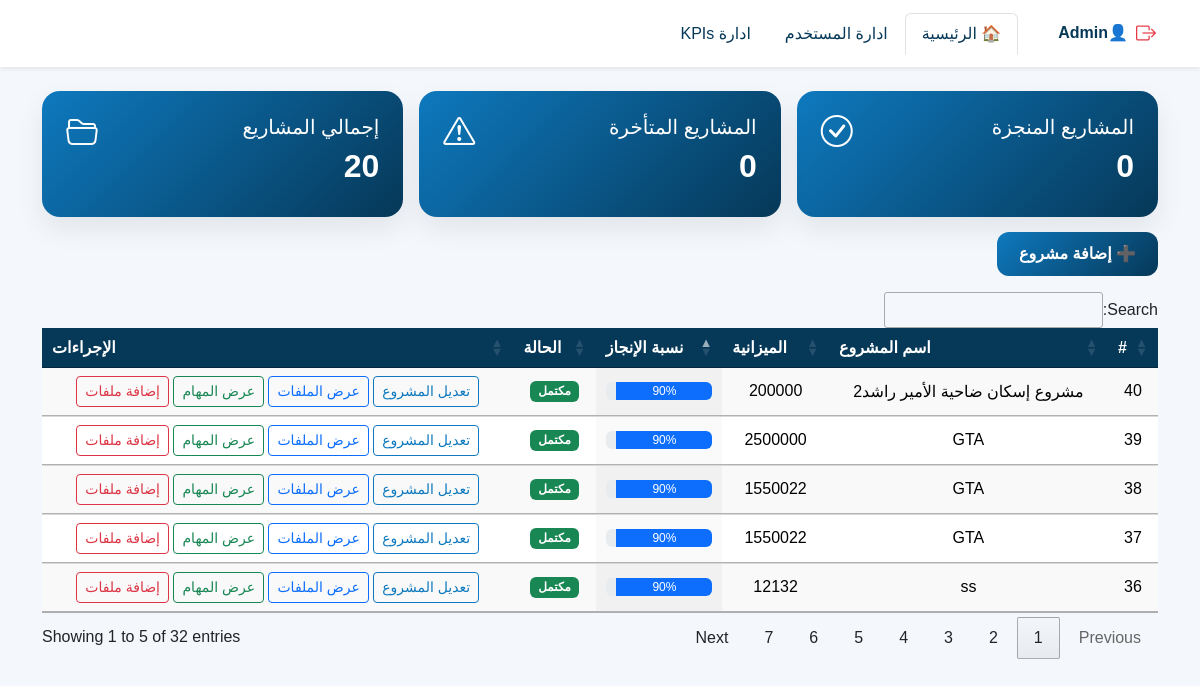
Screenshot of /dashbord.php (signed in) with the database file from the repository.
### tables this page shows
CREATE TABLE IF NOT EXISTS `assigned_projects` (
  `id` int NOT NULL AUTO_INCREMENT,
  `project_id` int NOT NULL,
  `file_id` int NOT NULL,
  `created_at` datetime DEFAULT CURRENT_TIMESTAMP,
  `created_by` int DEFAULT NULL,
  `updated_at` datetime DEFAULT CURRENT_TIMESTAMP ON UPDATE CURRENT_TIMESTAMP,
  PRIMARY KEY (`id`),
  KEY `fk_assigned_project` (`project_id`),
  KEY `fk_assigned_file` (`file_id`),
  KEY `fk_assigned_created_by` (`created_by`)
);

CREATE TABLE IF NOT EXISTS `projects` (
  `id` int NOT NULL AUTO_INCREMENT,
  `projectName` varchar(255) NOT NULL,
  `budgetProject` varchar(255) NOT NULL,
  `created_at` datetime NOT NULL,
  `created_by` int NOT NULL,
  `updated_at` datetime NOT NULL,
  PRIMARY KEY (`id`)
);

### controller/ProjectsController.php (called while the page is built, shortened)
<?php
if($_SESSION['role']==="admin"){
$sqlselect = "SELECT p.id AS project_id, ap.id AS assign_project_id , p.projectName,p.budgetProject,
    f.id AS file_id,f.name_file,f.path_file,f.created_at FROM projects p
    JOIN assigned_projects ap ON p.id=ap.project_id
LEFT JOIN files f ON p.id = f.assigned_project_id  ORDER BY p.id DESC  ";
$result = mysqli_query($conn, $sqlselect);
}
if($_SESSION['role']==="admin"){
$quaryNumRowsProject="SELECT COUNT(*)AS TOTAL FROM `projects`";
$resultNumRowsProject=mysqli_query($conn,$quaryNumRowsProject);
$numProjects = mysqli_fetch_assoc($resultNumRowsProject);
$totalProjects = $numProjects['TOTAL'];
}
?>

### view/ViewDashbord.php (the view, shortened to what this page needs)
<div class="container mt-4">
  <div class="row g-3">
    <div class="col-md-4">
      <div class="card-metric">
        <div class="d-flex justify-content-between align-items-center">
          <h5>المشاريع المنجزة</h5>
          <i class="bi bi-check-circle fs-2"></i>
        </div>
        <h2>0</h2>
      </div>
    </div>
    <div class="col-md-4">
      <div class="card-metric">
        <div class="d-flex justify-content-between align-items-center">
          <h5>المشاريع المتأخرة</h5>
          <i class="bi bi-exclamation-triangle fs-2"></i>
        </div>
        <h2>0</h2>
      </div>
    </div>
    <div class="col-md-4">
      <div class="card-metric">
        <div class="d-flex justify-content-between align-items-center">
          <h5>إجمالي المشاريع</h5>
          <i class="bi bi-folder2-open fs-2"></i>
        </div>
        <h2><?php echo $totalProjects; ?></h2>
      </div>
    </div>
  </div>
  <?php if ($_SESSION['role'] === 'admin') { ?>
    <div class="top-button">
      <button class="btn-blue" data-bs-toggle="modal" data-bs-target="#addProjectModal">
        ➕ إضافة مشروع
      </button>
    </div>
  <?php } ?>
  <div class="table-responsive mt-3">
    <table id="example" class="table table-hover align-middle text-center display">
      <thead>
        <tr>
          <th>#</th>
          <th>اسم المشروع</th>
          <th>الميزانية</th>
          <th>نسبة الإنجاز</th>
          <th>الحالة</th>
          <th>الإجراءات</th>
        </tr>
      </thead>
      <tbody>
        <tr>
          <?php if (mysqli_num_rows($result) > 0) { ?>
            <?php while ($row = mysqli_fetch_assoc($result)) { ?>
              <td><?php echo $row['project_id']; ?></td>
              <td><?php echo $row['projectName']; ?></td>
              <td><?php echo $row['budgetProject']; ?></td>
              <td>
                <div class="progress" style="height: 18px;">
                  <div class="progress-bar" style="width: 90%;">90%</div>
                </div>
              </td>
              <td>
                <span class="badge bg-success">مكتمل</span>
              </td>
              <td>
                <?php if ($_SESSION['role'] === 'admin') { ?>
                  <a href="dashbord.php?edit_id_project=<?= $row['project_id']; ?>" class="btn btn-sm btn-outline-info">
                    تعديل المشروع
                  </a>
                <?php } ?>
                <button class="btn btn-sm btn-outline-primary" data-bs-toggle="modal"
                  data-bs-target="#attachmentsModal<?= $row['project_id']; ?>">
                  عرض الملفات
                </button>
                <a href="project.php?assign_project_id=<?= $row['assign_project_id']; ?>"
                  class="btn btn-sm btn-outline-success">
                  عرض المهام
                </a>
                <?php if ($_SESSION['role'] === 'admin') { ?>
                  <a href="file.php?project_id=<?= $row['project_id']; ?>" class="btn btn-sm btn-outline-danger">
                    إضافة ملفات
                  </a>
                <?php } ?>
              </td>
            </tr>
          <?php } ?>
        <?php } ?>
      </tbody>
    </table>
  </div>
  <?php include "ViewEditProject.php" ?>

### dashbord.php (shortened to what this page needs)
<?php
include "include/config.php";
include "controller/ProjectsController.php";
?>
<html lang="en">
<head>
  <?php include "header/include.php" ?>
</head>
<body>
    <?php include "view/ViewNavbar.php" ?>
  <?php include "view/ViewDashbord.php" ?>
</body>
</html>

### header/include.php (shortened to what this page needs)
<link rel="stylesheet" href="https://cdn.jsdelivr.net/npm/bootstrap@5.3.2/dist/css/bootstrap.min.css">
<link rel="stylesheet" href="https://cdn.jsdelivr.net/npm/bootstrap-icons@1.11.1/font/bootstrap-icons.css">
<link rel="stylesheet" href="https://cdn.jsdelivr.net/npm/bootstrap-icons@1.11.1/font/bootstrap-icons.css">
    <link rel="stylesheet" href="https://cdn.datatables.net/1.11.5/css/jquery.dataTables.min.css">
    <link rel="stylesheet" href="https://cdn.datatables.net/buttons/2.2.2/css/buttons.dataTables.min.css">
<link rel="stylesheet" href="css/StyleCssNavbar.css">
<link rel="stylesheet" href="css/StyleCssAddNewUser.css">
<link rel="stylesheet" href="css/StyleCssDashbord.css">
<link rel="stylesheet" href="css/StyleCssTable.css">

### view/ViewNavbar.php (shortened to what this page needs)
<?php
$currentPage = basename($_SERVER['PHP_SELF']);
$role = $_SESSION['role'];
?>
<nav class="navbar navbar-expand-lg navbar-light bg-white shadow-sm sticky-top">
  <div class="container-fluid">
    <div class="d-flex align-items-center me-auto gap-2">
      <a href="logout.php"><i class="bi bi-box-arrow-right fs-5" style="color:#e63946; cursor:pointer"></i></a>
      <span class="fw-bold" style="color:#063858">👤<?= $_SESSION['userName'];?></span>
    </div>
    <div class="collapse navbar-collapse" id="navbarTabs">
      <ul class="nav nav-tabs ms-auto" style="border-bottom:none;">
        <?php if ($role == 'admin') { ?>
          <li class="nav-item">
            <a class="nav-link <?php echo ($currentPage == 'dashbord.php') ? 'active' : ''; ?>" href="dashbord.php"
              style="color:#063858;">🏠 الرئيسية</a>
          </li>
          <li class="nav-item">
            <a class="nav-link <?php echo ($currentPage == 'users.php') ? 'active' : ''; ?>" href="users.php"
              style="color:#063858;">ادارة المستخدم</a>
          </li>
          <li class="nav-item">
            <a class="nav-link <?php echo ($currentPage == 'kpis.php') ? 'active' : ''; ?>" href="kpis.php"
              style="color:#063858;">ادارة KPIs</a>
          </li>
        <?php } elseif ($role == "user") { ?>
        <?php } ?>
      </ul>
    </div>
  </div>
</nav>

### view/ViewEditProject.php (shortened to what this page needs)
<link rel="stylesheet" href="css/StyleCssDashbord.css">

### css/StyleCssNavbar.css (style rules this page uses)
.navbar { width: 100% !important; position: sticky; top: 0; z-index: 1000; padding: 0.8rem 2rem; }

### css/StyleCssAddNewUser.css (style rules this page uses)
body { background: #f4f7fb; font-family: "Poppins", sans-serif; direction: rtl; margin:0 auto ; }

### css/StyleCssDashbord.css (style rules this page uses)
body { background: #f4f7fb; font-family: "Poppins", sans-serif; direction: rtl; margin:0 auto ; }
.top-button { margin-top: 15px; display: flex; justify-content: right; }
.btn-blue { background: linear-gradient(135deg, #0E79BE, #063858); border: none; color: white; font-weight: 600; padding: 10px 22px; border-radius: 12px; transition: 0.3s; }
.card-metric { border-radius: 18px; padding: 24px; background: linear-gradient(135deg, #0E79BE, #063858); color: white; box-shadow: 0 12px 28px rgba(0, 0, 0, 0.08); }
.card-metric h2 { font-weight: 800; }

### css/StyleCssTable.css (style rules this page uses)
body { background: #f4f7fb; font-family: "Poppins", sans-serif; direction: rtl; margin:0 auto ; }
.table thead th { background: #063858; color: white; text-align: center; }
.table tbody td { vertical-align: middle; }
.btn-outline-info { border-color: #0E79BE; color: #0E79BE; }

### rows the page displays
assigned_projects: project "40", project.projectName "مشروع إسكان ضاحية الأمير راشد2", project.budgetProject "200000"
assigned_projects: project "39", project.projectName "GTA", project.budgetProject "2500000"
assigned_projects: project "38", project.projectName "GTA", project.budgetProject "1550022"
assigned_projects: project "37", project.projectName "GTA", project.budgetProject "1550022"
assigned_projects: project "36", project.projectName "ss", project.budgetProject "12132"

### other values shown
$_SESSION['userName'] "Admin"
$totalProjects "20"
